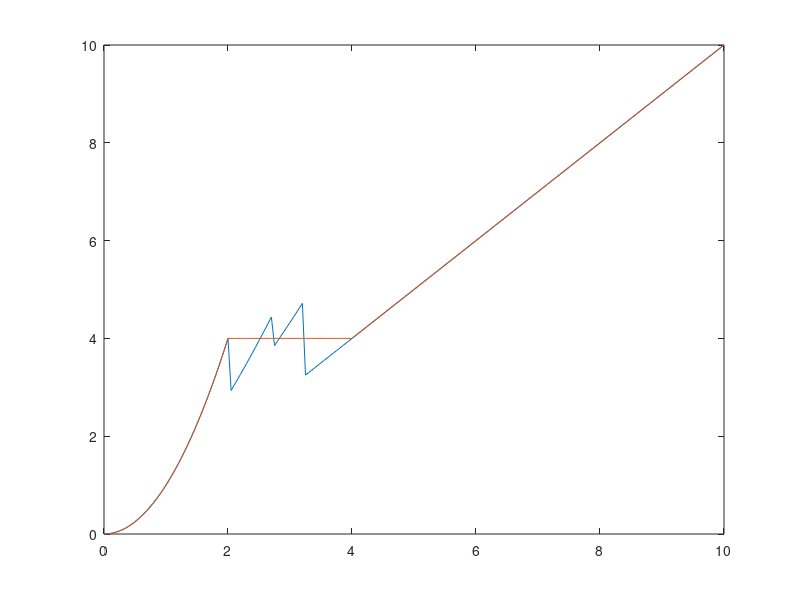

Here is the MATLAB script that generated this plot:
clear; close all; clc


x = 0:0.05:10;

y1 = (x > 3.2) .* (x) + ...
    (x > 2.7 & x <= 3.2) .* ((x) .^ (4/3)) + ...
    (x > 2 & x <= 2.7) .* ((x) .^ (3/2)) + ...
    (x <= 2) .* (x) .^ 2;

y2 = (x > 4) .* (x) + ...
    (x > 2 & x <= 4) .* (4) + ...
    (x <= 2) .* (x) .^ 2;

plot(x, y1, x, y2)